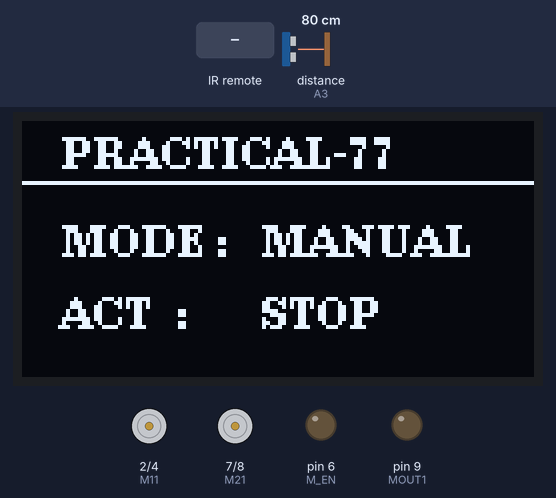
Bench run of a sketch on a simulated Arduino Uno, built with avr-gcc and run on an emulated ATmega328P. Parts: 128×64 one-colour display, motor-driver pin pairs drawn as motors (green arrow = first pin HIGH = forward, orange = second pin HIGH = backward, longer = more drive), output pins drawn as LEDs (lit = HIGH). Inputs (shaded band) come from the test bench; at power-on: distance to the obstacle (sensor on A3) 80 cm. The echo pulse lasts 58.3 µs per cm; pins used as bus, display or sensor lines are not drawn; what the sketch prints to the serial monitor is not drawn.

Above: at 2.2 s.
2.3 s: infrared code 0x12 received
At 4.4 s:
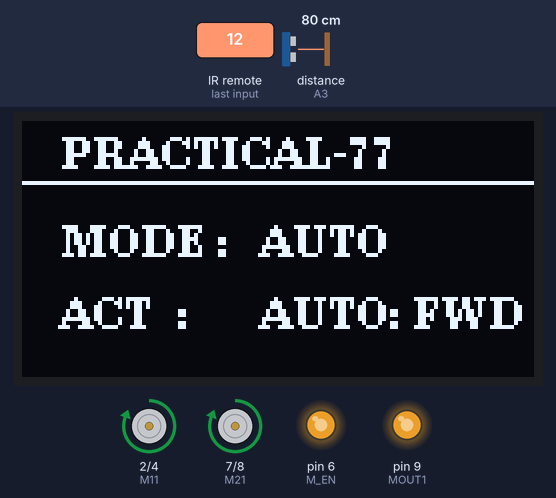
4.9 s: distance to the obstacle (sensor on A3) set to 29 cm
6.4 s: distance to the obstacle (sensor on A3) set to 23 cm
At 7.9 s:
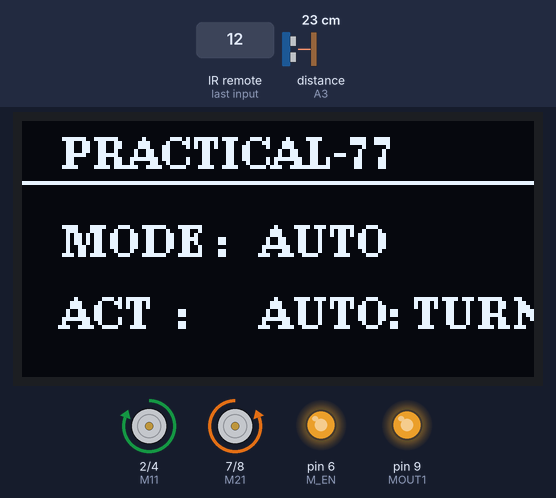
8.5 s: infrared code 0x12 received
At 9.1 s:
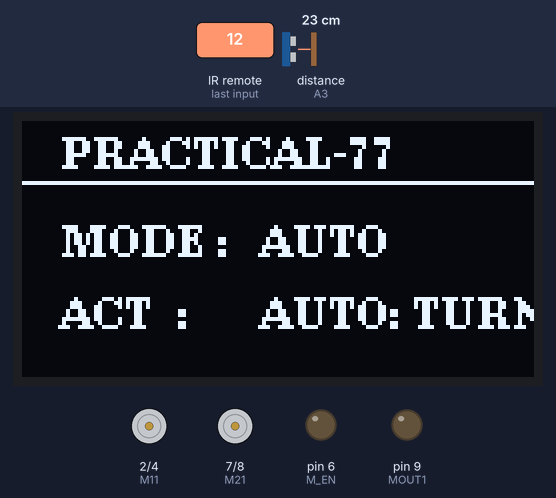
10.8 s: infrared code 0x5 received
At 12.1 s:
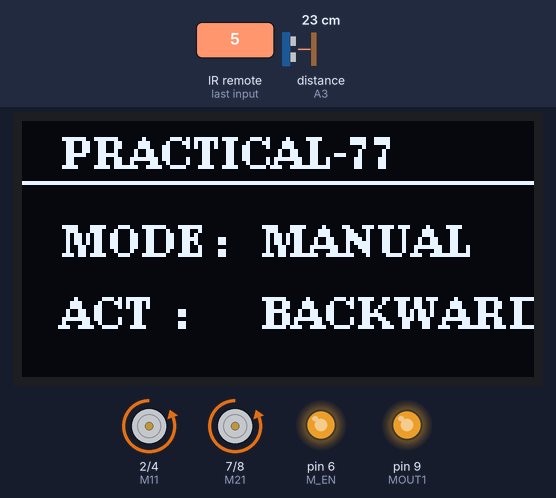
12.9 s: infrared code 0x2 received
At 14.8 s:
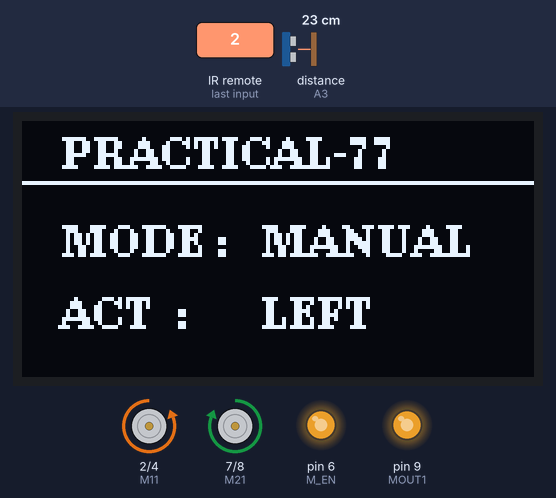
Timing chart, 0 to 15.9 s (numbered marks = the images above; inputs shaded):
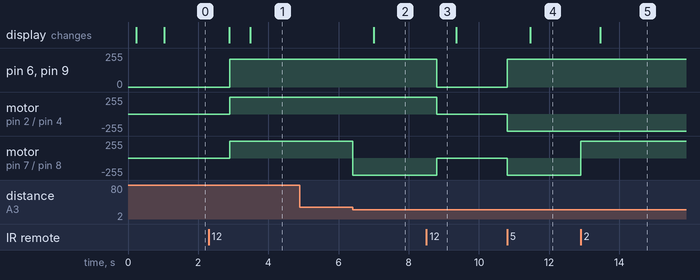

The sketch:

Practical_77.ino
```cpp
/*
==================================================
Day 39 | Practical-77: Manual & Working Auto Mode
Hardware: IR Receiver (D3) + Ultrasonic (D5, A3)
          L293D Motors (M11:2, M12:4, EN1:6, M21:7, M22:8, EN2:9)
          OLED Display (U8g2)
Telemetry: Detailed Serial Monitor Feedback (9600 Baud)
==================================================
*/

#define DECODE_NEC
#include <Wire.h>
#include <U8g2lib.h>
#include <IRremote.hpp>

// 1. PIN DEFINITIONS (From Schematic)
#define TSOP_PIN  3
#define TRIG_PIN  5
#define ECHO_PIN  A3

#define M11       2
#define M12       4
#define M_EN      6
#define M21       7
#define M22       8
#define MOUT1     9

U8G2_SSD1306_128X64_NONAME_1_HW_I2C u8g2(U8G2_R0, /* reset=*/ U8X8_PIN_NONE);

// 2. SAVED CUSTOM REMOTE COMMANDS
#define IR_POWER  0x12   // Power Key (Toggle AUTO / MANUAL)
#define IR_OK     0x1   // PAUSE Key (Stop Motors)

#define IR_UP     0x6   // VOL+ Key (Forward)
#define IR_DOWN   0x5   // VOL- Key (Backward)
#define IR_LEFT   0x2   // PREV Key (Left)
#define IR_RIGHT  0x3   // NEXT Key (Right)

const int MOTOR_SPEED   = 210;
const int OBSTACLE_DIST = 25; // cm

bool autoMode = false;
const char* lastCommand = "STOP";
int distance = 999;

unsigned long lastSensorTime = 0;
unsigned long lastSerialTime = 0;

//-------------------------------------------
void setMotorSpeed(int speed1, int speed2) {
  analogWrite(M_EN, speed1);
  analogWrite(MOUT1, speed2);
}

void stopMotors() {
  digitalWrite(M11, LOW); digitalWrite(M12, LOW);
  digitalWrite(M21, LOW); digitalWrite(M22, LOW);
  setMotorSpeed(0, 0);
}

void moveForward() {
  digitalWrite(M11, HIGH); digitalWrite(M12, LOW);
  digitalWrite(M21, HIGH); digitalWrite(M22, LOW);
  setMotorSpeed(MOTOR_SPEED, MOTOR_SPEED);
}

void moveBackward() {
  digitalWrite(M11, LOW); digitalWrite(M12, HIGH);
  digitalWrite(M21, LOW); digitalWrite(M22, HIGH);
  setMotorSpeed(MOTOR_SPEED, MOTOR_SPEED);
}

void turnLeft() {
  digitalWrite(M11, LOW);  digitalWrite(M12, HIGH);
  digitalWrite(M21, HIGH); digitalWrite(M22, LOW);
  setMotorSpeed(MOTOR_SPEED, MOTOR_SPEED);
}

void turnRight() {
  digitalWrite(M11, HIGH); digitalWrite(M12, LOW);
  digitalWrite(M21, LOW);  digitalWrite(M22, HIGH);
  setMotorSpeed(MOTOR_SPEED, MOTOR_SPEED);
}

//-------------------------------------------
int readDistance() {
  digitalWrite(TRIG_PIN, LOW);
  delayMicroseconds(2);
  digitalWrite(TRIG_PIN, HIGH);
  delayMicroseconds(10);
  digitalWrite(TRIG_PIN, LOW);

  long duration = pulseIn(ECHO_PIN, HIGH, 20000);
  if (duration == 0) return 999;
  return duration * 0.034 / 2;
}

//-------------------------------------------
void updateDisplay() {
  u8g2.firstPage();
  do {
    u8g2.setFont(u8g2_font_ncenB08_tr);
    u8g2.drawStr(10, 12, "PRACTICAL-77");
    u8g2.drawHLine(0, 15, 128);

    u8g2.drawStr(10, 34, "MODE :");
    u8g2.drawStr(60, 34, autoMode ? "AUTO" : "MANUAL");

    u8g2.drawStr(10, 52, "ACT  :");
    u8g2.drawStr(60, 52, lastCommand);
  } while (u8g2.nextPage());
}

//-------------------------------------------
void handleIRCommand(byte code) {
  Serial.print(F("[IR RECV] Code: 0x"));
  if (code < 0x10) Serial.print(F("0"));
  Serial.print(code, HEX);

  // Toggle Mode via Power Button
  if (code == IR_POWER) {
    autoMode = !autoMode;
    stopMotors();
    lastCommand = autoMode ? "AUTOPILOT" : "STOP";
    updateDisplay();
    Serial.print(F(" -> [MODE CHANGED] Now: "));
    Serial.println(autoMode ? F("AUTO MODE (OBSTACLE AVOIDANCE)") : F("MANUAL MODE"));
    return;
  }

  if (autoMode) {
    Serial.println(F(" -> [IGNORED] System is in AUTO mode"));
    return;
  }

  // MANUAL Mode Controls (Saved Remote Mapping)
  if (code == IR_UP) {
    moveForward();
    lastCommand = "FORWARD";
  }
  else if (code == IR_DOWN) {
    moveBackward();
    lastCommand = "BACKWARD";
  }
  else if (code == IR_LEFT) {
    turnLeft();
    lastCommand = "LEFT";
  }
  else if (code == IR_RIGHT) {
    turnRight();
    lastCommand = "RIGHT";
  }
  else if (code == IR_OK) {
    stopMotors();
    lastCommand = "STOP";
  }
  else {
    Serial.println(F(" -> [UNKNOWN BUTTON]"));
    return;
  }

  Serial.print(F(" -> Action: "));
  Serial.println(lastCommand);
  updateDisplay();
}

//-------------------------------------------
void setup() {
  Serial.begin(9600);
  delay(200);

  pinMode(TRIG_PIN, OUTPUT);
  pinMode(ECHO_PIN, INPUT);

  pinMode(M11, OUTPUT);
  pinMode(M12, OUTPUT);
  pinMode(M_EN, OUTPUT);
  pinMode(M21, OUTPUT);
  pinMode(M22, OUTPUT);
  pinMode(MOUT1, OUTPUT);
  stopMotors();

  u8g2.begin();
  IrReceiver.begin(TSOP_PIN, DISABLE_LED_FEEDBACK);

  Serial.println(F("========================================"));
  Serial.println(F("  DAY 39: PRACTICAL-77 HYBRID CONTROLLER "));
  Serial.println(F("========================================"));
  Serial.println(F("Press 'POWER' (0x12) on IR Remote to toggle AUTO/MANUAL"));
  Serial.println(F("MANUAL Controls: VOL+ (FWD), VOL- (BWD), PREV (LEFT), NEXT (RIGHT), PAUSE (STOP)"));
  Serial.println(F("Default Mode: MANUAL | Motors: STOPPED"));

  updateDisplay();
}

//-------------------------------------------
void loop() {
  // 1. IR RECEIVE & DECODE
  if (IrReceiver.decode()) {
    if (!(IrReceiver.decodedIRData.flags & IRDATA_FLAGS_IS_REPEAT)) {
      byte code = IrReceiver.decodedIRData.command;
      if (code != 0x00) {
        handleIRCommand(code);
      }
    }
    IrReceiver.resume();
  }

  // 2. AUTO MODE LOGIC (Obstacle Avoidance)
  if (autoMode) {
    if (millis() - lastSensorTime >= 80) {
      lastSensorTime = millis();
      distance = readDistance();

      if (distance > 0 && distance <= OBSTACLE_DIST) {
        turnRight();
        lastCommand = "AUTO: TURN";
      } else {
        moveForward();
        lastCommand = "AUTO: FWD";
      }
      updateDisplay();
    }
  }

  // 3. PERIODIC SERIAL TELEMETRY (Every 600ms)
  if (millis() - lastSerialTime >= 600) {
    lastSerialTime = millis();
    Serial.print(F("SYS | Mode: "));
    Serial.print(autoMode ? F("AUTO  ") : F("MANUAL"));
    Serial.print(F(" | Action: "));
    Serial.print(lastCommand);
    for (byte i = strlen(lastCommand); i < 11; i++) Serial.print(' ');
    Serial.print(F(" | Dist: "));
    if (distance >= 400 || distance <= 0 || distance == 999) Serial.println(F("--"));
    else { Serial.print(distance); Serial.println(F(" cm")); }
  }
}
```

Measured:
- the behaviour switches between 27 and 26 cm on distance to the obstacle (sensor on A3) (found by bisection; images 1 and 2)
- after the input at 2.3 s, pin 6 (M_EN), pin 9 (MOUT1): 0/255 → 210/255 after 0.60 s; motor on pin 2 (M11) / pin 4 (M12), motor on pin 7 (M21) / pin 8 (M22): stopped → forward 255/255 after 0.60 s; the display: first changes after 0.59 s (image 1 shows a later state)
- after the input at 4.9 s, every drawn part: stays the same
- after the input at 6.4 s, motor on pin 7 (M21) / pin 8 (M22): forward 255/255 → backward 255/255 at once; the display: changes after 0.60 s (image 2)
- after the input at 8.5 s, pin 6 (M_EN), pin 9 (MOUT1): 210/255 → 0/255 after 0.30 s; motor on pin 2 (M11) / pin 4 (M12): forward 255/255 → stopped after 0.30 s; motor on pin 7 (M21) / pin 8 (M22): backward 255/255 → stopped after 0.30 s
- after the input at 10.8 s, pin 6 (M_EN), pin 9 (MOUT1): 0/255 → 210/255 at once; motor on pin 2 (M11) / pin 4 (M12), motor on pin 7 (M21) / pin 8 (M22): stopped → backward 255/255 at once; the display: changes after 0.66 s (image 4)
- after the input at 12.9 s, motor on pin 7 (M21) / pin 8 (M22): backward 255/255 → forward 255/255 at once; the display: changes after 0.56 s (image 5)
